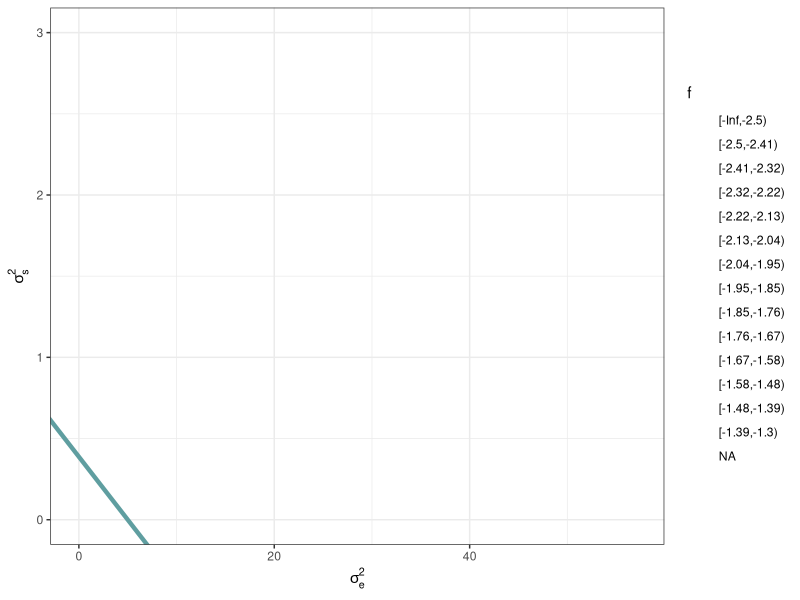
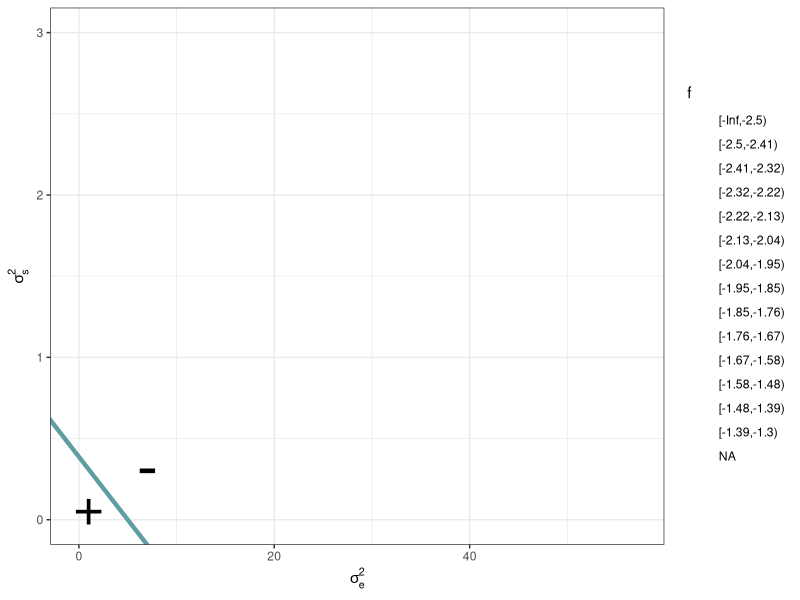
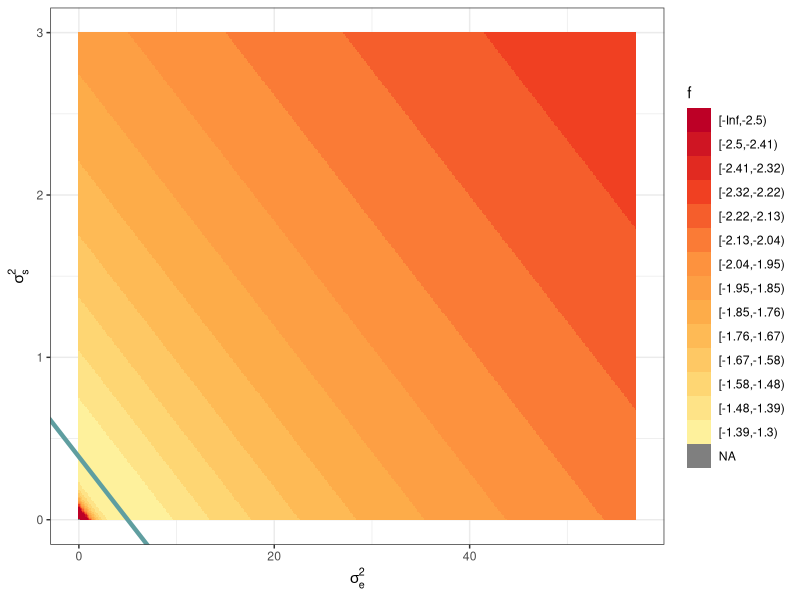
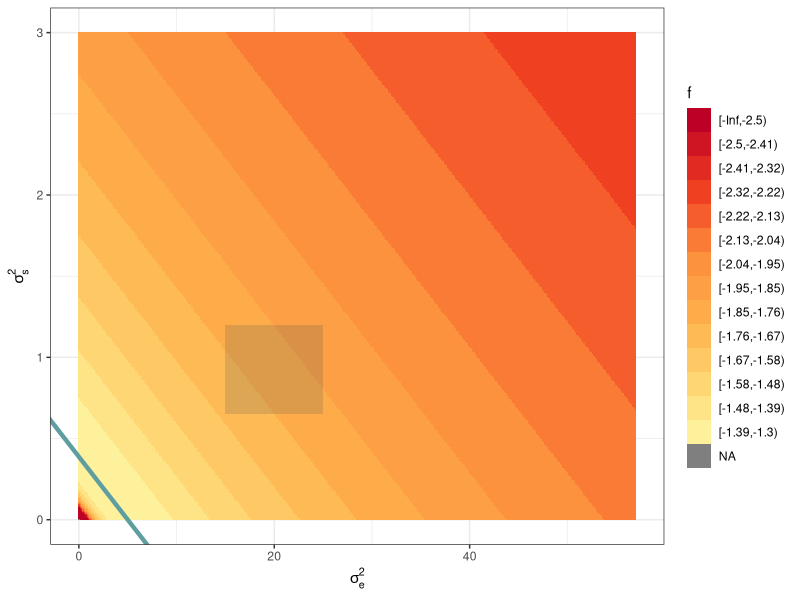
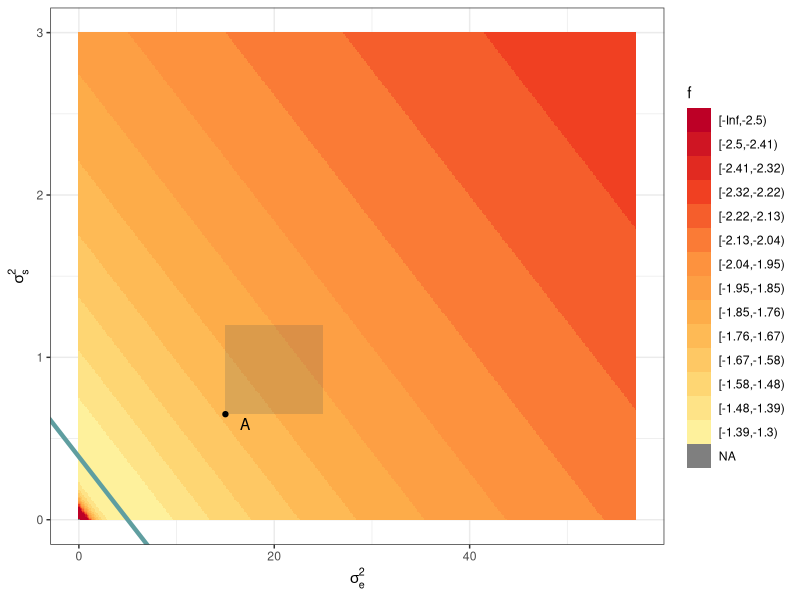
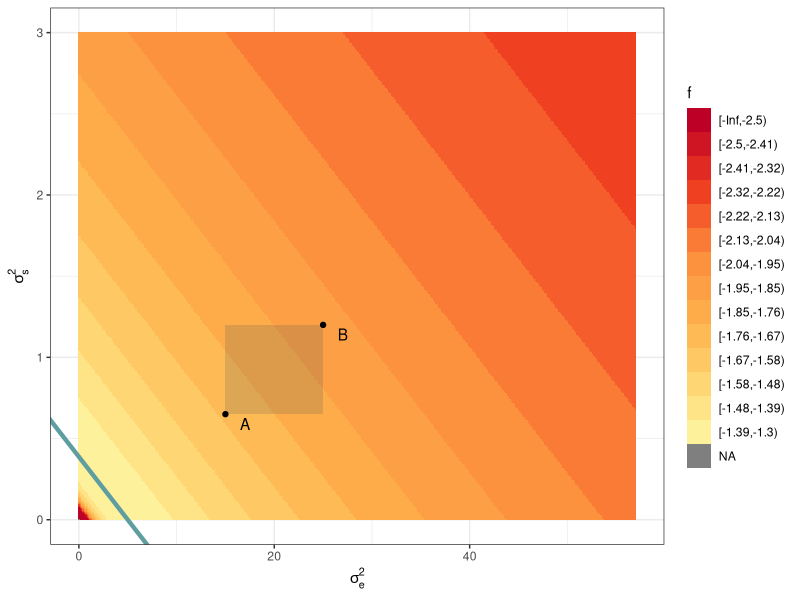
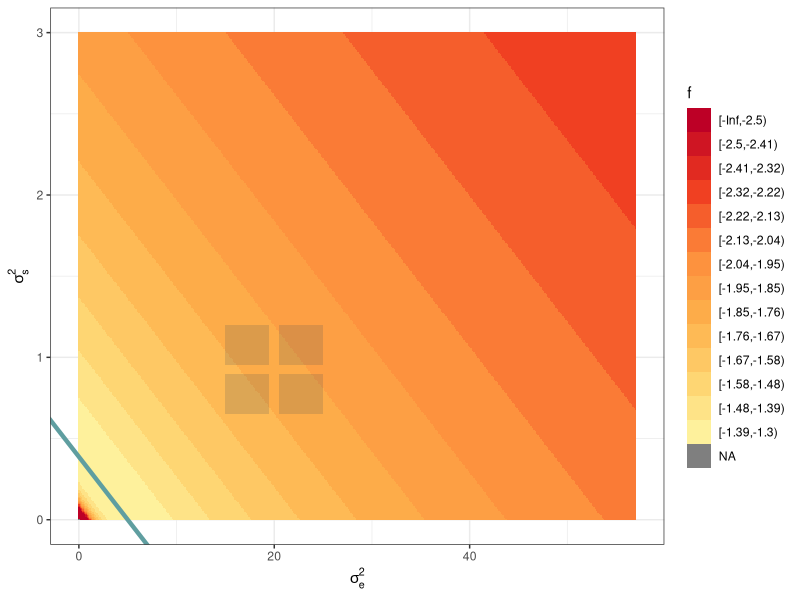
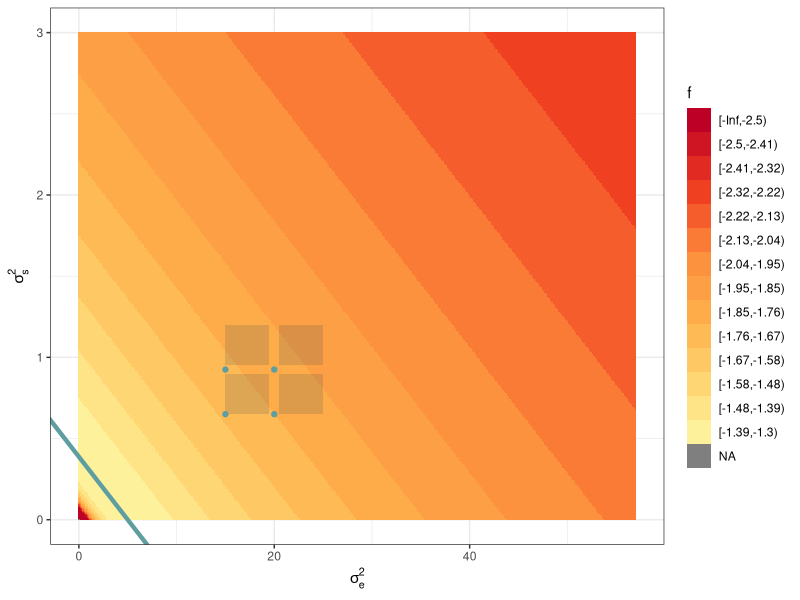

Recreate these plots in R, in order.
## ---- chunk 1
library(knitr)
opts_chunk$set(echo = FALSE, cache = TRUE)
## ---- chunk 2
npix <- 400
a_j <- 12.9
b_j <- 1
c_j <- 1
d_j <- 5
x <- seq(0, 57, length.out = npix)
y <- seq(0, 3, length.out = npix)
fterm <- function(x, y, a_j, b_j) {
  linearterm <- a_j * y + b_j * x
  ifelse(linearterm == 0, NA,
         -0.5 * (c_j * log(linearterm) + d_j/linearterm))
}
z <- outer(x, y, FUN = fterm, a_j = a_j, b_j = b_j)
xyzdf <- data.frame(x = rep(x, npix),
                    y = rep(y, each = npix),
                    z = c(z))

# plot surface in original coordinates
library(ggplot2); library(RColorBrewer)
mypal <- colorRampPalette(brewer.pal(6 , "YlOrRd"))
xyzdf$zbinned <- cut(xyzdf$z,breaks = c(-Inf, seq(-2.5, -1.3, length.out = 14)), right = FALSE)
p <- ggplot(xyzdf) + aes(x = x, y = y, fill = zbinned) +
  scale_fill_manual(values = rev(mypal(15)))+
  labs(x = expression(sigma[e]^2), y = expression(sigma[s]^2), fill = "f") +
  theme_bw()
q <- p + geom_tile(alpha = 0) +
  geom_abline(intercept = d_j / (a_j * c_j), slope = -b_j / a_j, col = "cadetblue", lwd = 1.5)
q
## ---- chunk 3
q + annotate("point", pch = "+", x = 1, y = .05, size = 13) + 
  annotate("point", pch = "-", x = 7, y = .3, size = 16)
## ---- chunk 4
w <- p + geom_tile() +
  geom_abline(intercept = d_j / (a_j * c_j), slope = -b_j / a_j, col = "cadetblue", lwd = 1.5)
w
## ---- chunk 5
w + annotate("rect", xmin = 15, xmax = 25, ymin = .65, ymax = 1.2, alpha = .2)
## ---- chunk 6
b1 <- w + annotate("rect", xmin = 15, xmax = 25, ymin = .65, ymax = 1.2, alpha = .2) +
  annotate("point", x = 15, y = .65) + 
  annotate("text", x = 17, y = .59, label = "A")
b1
## ---- chunk 7
b2 <- b1 + annotate("point", x = 25, y = 1.2) + 
  annotate("text", x = 27, y = 1.14, label = "B")
b2
## ---- chunk 8
b3 <- w + annotate("rect", xmin = 15, xmax = 19.5, ymin = .65, ymax = .925 - 0.0275, alpha = .2) +
  annotate("rect", xmin = 20.5, xmax = 25, ymin = .65, ymax = .925 - 0.0275, alpha = .2) +
  annotate("rect", xmin = 15, xmax = 19.5, ymin = .925 + 0.0275, ymax = 1.2, alpha = .2) +
  annotate("rect", xmin = 20.5, xmax = 25, ymin = .925 + 0.0275, ymax = 1.2, alpha = .2)
b3
## ---- chunk 9
b4 <- b3 + annotate("point", x = 15, y = .65, col = "cadetblue") +
  annotate("point", x = 20, y = .65, col = "cadetblue") +
  annotate("point", x = 15, y = .925, col = "cadetblue") +
  annotate("point", x = 20, y = .925, col = "cadetblue")
b4
## ---- chunk 10
b4 + annotate("point", x = 20, y = .925, col = "navajowhite") +
  annotate("point", x = 25, y = .925, col = "navajowhite") +
  annotate("point", x = 20, y = 1.2, col = "navajowhite") +
  annotate("point", x = 25, y = 1.2, col = "navajowhite")
## ---- chunk 11
w2 <- p + geom_tile(alpha = 0) +
  annotate("rect", xmin = 15, xmax = 25, ymin = .65, ymax = 1.2, alpha = .2) +
  annotate("point", x = 25, y = 1.2) + 
  annotate("text", x = 27, y = 1.14, label = "B") +
  annotate("point", x = 15, y = .65) + 
  annotate("text", x = 17, y = .59, label = "A")
w2 + annotate("text", x = 11, y = .03, label = "j = 1", size = 4) +
  geom_abline(intercept = d_j / (a_j * c_j), slope = -b_j / a_j, col = "cadetblue", lwd = 1.5)
## ---- chunk 12
w2 + annotate("text", x = 11, y = .03, label = "j = 1", size = 4, col = "grey") +
  geom_abline(intercept = d_j / (a_j * c_j), slope = -b_j / a_j, col = "lightgrey", lwd = 1.5) +
  annotate("text", x = 53, y = .6, size = 4, label = "j = 2") +
  geom_abline(intercept = 1.8, slope = -.018, col = "cadetblue", lwd = 1.5)
